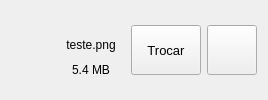
               <widget class="QWidget" name="file">
                <property name="sizePolicy">
                 <sizepolicy hsizetype="Fixed" vsizetype="Fixed">
                  <horstretch>0</horstretch>
                  <verstretch>0</verstretch>
                 </sizepolicy>
                </property>
                <property name="minimumSize">
                 <size>
                  <width>50</width>
                  <height>50</height>
                 </size>
                </property>
                <layout class="QHBoxLayout" name="horizontalLayout_12">
                 <item>
                  <layout class="QHBoxLayout" name="horizontalLayout_11">
                   <item>
                    <widget class="QLabel" name="logo_file_">
                     <property name="sizePolicy">
                      <sizepolicy hsizetype="Fixed" vsizetype="Fixed">
                       <horstretch>0</horstretch>
                       <verstretch>0</verstretch>
                      </sizepolicy>
                     </property>
                     <property name="minimumSize">
                      <size>
                       <width>40</width>
                       <height>40</height>
                      </size>
                     </property>
                     <property name="maximumSize">
                      <size>
                       <width>40</width>
                       <height>40</height>
                      </size>
                     </property>
                     <property name="text">
                      <string/>
                     </property>
                    </widget>
                   </item>
                   <item>
                    <widget class="QFrame" name="frame_18">
                     <property name="sizePolicy">
                      <sizepolicy hsizetype="Preferred" vsizetype="Preferred">
                       <horstretch>0</horstretch>
                       <verstretch>0</verstretch>
                      </sizepolicy>
                     </property>
                     <property name="minimumSize">
                      <size>
                       <width>50</width>
                       <height>60</height>
                      </size>
                     </property>
                     <property name="frameShape">
                      <enum>QFrame::Shape::NoFrame</enum>
                     </property>
                     <property name="frameShadow">
                      <enum>QFrame::Shadow::Raised</enum>
                     </property>
                     <layout class="QVBoxLayout" name="verticalLayout_20">
                      <property name="spacing">
                       <number>10</number>
                      </property>
                      <item alignment="Qt::AlignmentFlag::AlignHCenter">
                       <widget class="QLabel" name="label_15">
                        <property name="sizePolicy">
                         <sizepolicy hsizetype="Fixed" vsizetype="Preferred">
                          <horstretch>0</horstretch>
                          <verstretch>0</verstretch>
                         </sizepolicy>
                        </property>
                        <property name="minimumSize">
                         <size>
                          <width>0</width>
                          <height>50</height>
                         </size>
                        </property>
                        <property name="maximumSize">
                         <size>
                          <width>16777215</width>
                          <height>40</height>
                         </size>
                        </property>
                        <property name="text">
                         <string>teste.png</string>
                        </property>
                        <property name="alignment">
                         <set>Qt::AlignmentFlag::AlignCenter</set>
                        </property>
                       </widget>
                      </item>
                      <item>
                       <widget class="QLabel" name="label_37">
                        <property name="minimumSize">
                         <size>
                          <width>0</width>
                          <height>20</height>
                         </size>
                        </property>
                        <property name="maximumSize">
                         <size>
                          <width>16777215</width>
                          <height>20</height>
                         </size>
                        </property>
                        <property name="text">
                         <string>5.4 MB</string>
                        </property>
                        <property name="alignment">
                         <set>Qt::AlignmentFlag::AlignCenter</set>
                        </property>
                       </widget>
                      </item>
                     </layout>
                    </widget>
                   </item>
                   <item>
                    <widget class="QPushButton" name="btn_trocar_file">
                     <property name="sizePolicy">
                      <sizepolicy hsizetype="Fixed" vsizetype="Fixed">
                       <horstretch>0</horstretch>
                       <verstretch>0</verstretch>
                      </sizepolicy>
                     </property>
                     <property name="minimumSize">
                      <size>
                       <width>70</width>
                       <height>50</height>
                      </size>
                     </property>
                     <property name="maximumSize">
                      <size>
                       <width>70</width>
                       <height>50</height>
                      </size>
                     </property>
                     <property name="font">
                      <font>
                       <pointsize>10</pointsize>
                      </font>
                     </property>
                     <property name="text">
                      <string>Trocar</string>
                     </property>
                    </widget>
                   </item>
                   <item>
                    <widget class="QPushButton" name="btn_download_file">
                     <property name="sizePolicy">
                      <sizepolicy hsizetype="Fixed" vsizetype="Fixed">
                       <horstretch>0</horstretch>
                       <verstretch>0</verstretch>
                      </sizepolicy>
                     </property>
                     <property name="minimumSize">
                      <size>
                       <width>50</width>
                       <height>50</height>
                      </size>
                     </property>
                     <property name="maximumSize">
                      <size>
                       <width>50</width>
                       <height>50</height>
                      </size>
                     </property>
                     <property name="text">
                      <string/>
                     </property>
                    </widget>
                   </item>
                  </layout>
                 </item>
                </layout>
               </widget>
